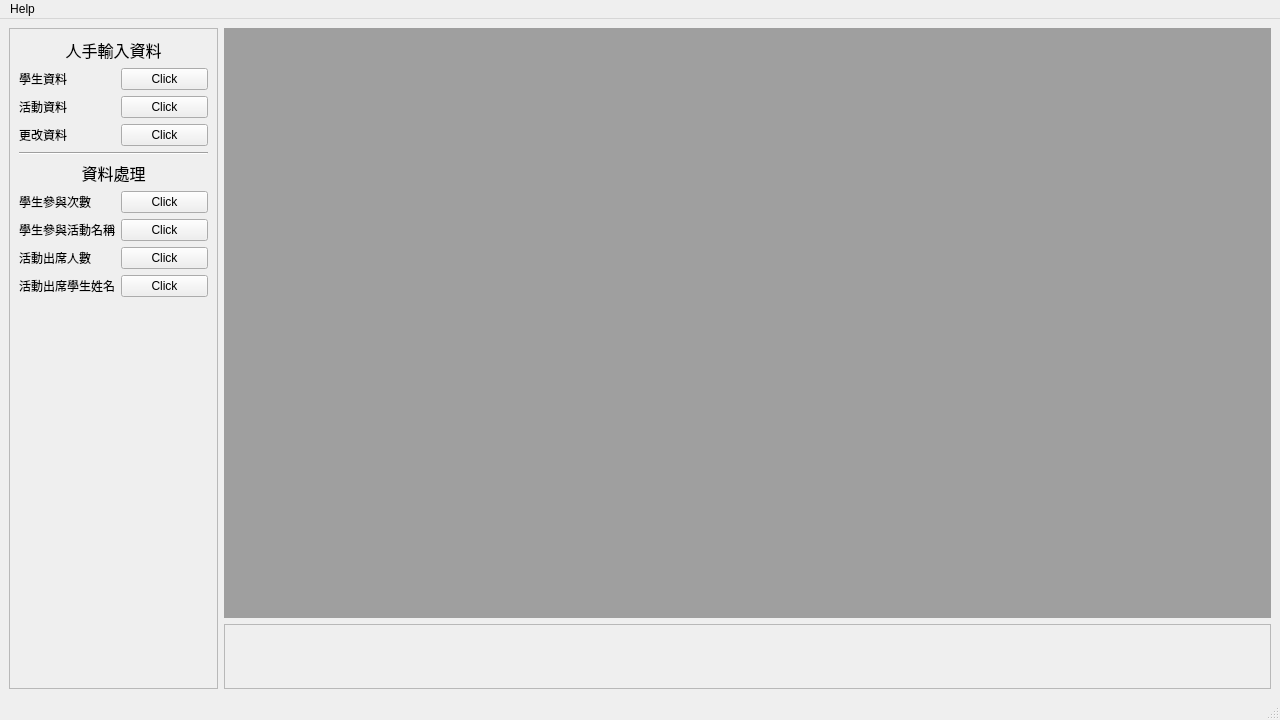
<?xml version="1.0" encoding="UTF-8"?>
<ui version="4.0">
 <class>MainWindow</class>
 <widget class="QMainWindow" name="MainWindow">
  <property name="geometry">
   <rect>
    <x>0</x>
    <y>0</y>
    <width>1280</width>
    <height>720</height>
   </rect>
  </property>
  <property name="windowTitle">
   <string>MainWindow</string>
  </property>
  <widget class="QWidget" name="centralwidget">
   <property name="sizePolicy">
    <sizepolicy hsizetype="Preferred" vsizetype="Preferred">
     <horstretch>0</horstretch>
     <verstretch>0</verstretch>
    </sizepolicy>
   </property>
   <layout class="QGridLayout" name="gridLayout">
    <item row="1" column="1">
     <widget class="QFrame" name="frame_2">
      <property name="sizePolicy">
       <sizepolicy hsizetype="Preferred" vsizetype="Preferred">
        <horstretch>0</horstretch>
        <verstretch>1</verstretch>
       </sizepolicy>
      </property>
      <property name="frameShape">
       <enum>QFrame::Shape::StyledPanel</enum>
      </property>
      <property name="frameShadow">
       <enum>QFrame::Shadow::Raised</enum>
      </property>
     </widget>
    </item>
    <item row="0" column="0" rowspan="2">
     <widget class="QFrame" name="frame">
      <property name="sizePolicy">
       <sizepolicy hsizetype="Preferred" vsizetype="Preferred">
        <horstretch>1</horstretch>
        <verstretch>0</verstretch>
       </sizepolicy>
      </property>
      <property name="frameShape">
       <enum>QFrame::Shape::StyledPanel</enum>
      </property>
      <property name="frameShadow">
       <enum>QFrame::Shadow::Raised</enum>
      </property>
      <layout class="QGridLayout" name="gridLayout_2">
       <item row="1" column="1">
        <widget class="QPushButton" name="manualStudentInfoButton">
         <property name="text">
          <string>Click</string>
         </property>
        </widget>
       </item>
       <item row="7" column="1">
        <widget class="QPushButton" name="studentParticipatesByEventButton">
         <property name="text">
          <string>Click</string>
         </property>
        </widget>
       </item>
       <item row="0" column="0" colspan="2">
        <widget class="QLabel" name="label_3">
         <property name="font">
          <font>
           <family>Microsoft JhengHei UI</family>
           <pointsize>12</pointsize>
          </font>
         </property>
         <property name="text">
          <string>人手輸入資料</string>
         </property>
         <property name="alignment">
          <set>Qt::AlignmentFlag::AlignCenter</set>
         </property>
        </widget>
       </item>
       <item row="4" column="0" colspan="2">
        <widget class="Line" name="line">
         <property name="orientation">
          <enum>Qt::Orientation::Horizontal</enum>
         </property>
        </widget>
       </item>
       <item row="6" column="0">
        <widget class="QLabel" name="label_5">
         <property name="text">
          <string>學生參與次數</string>
         </property>
        </widget>
       </item>
       <item row="7" column="0">
        <widget class="QLabel" name="label_6">
         <property name="text">
          <string>學生參與活動名稱</string>
         </property>
        </widget>
       </item>
       <item row="1" column="0">
        <widget class="QLabel" name="label_4">
         <property name="text">
          <string>學生資料</string>
         </property>
        </widget>
       </item>
       <item row="9" column="1">
        <widget class="QPushButton" name="studentEventTableWithCategoryAndNameButton">
         <property name="text">
          <string>Click</string>
         </property>
        </widget>
       </item>
       <item row="6" column="1">
        <widget class="QPushButton" name="studentParticipatesButton">
         <property name="text">
          <string>Click</string>
         </property>
        </widget>
       </item>
       <item row="10" column="0">
        <spacer name="verticalSpacer">
         <property name="orientation">
          <enum>Qt::Orientation::Vertical</enum>
         </property>
         <property name="sizeHint" stdset="0">
          <size>
           <width>20</width>
           <height>40</height>
          </size>
         </property>
        </spacer>
       </item>
       <item row="2" column="1">
        <widget class="QPushButton" name="manualEventInfoButton">
         <property name="text">
          <string>Click</string>
         </property>
        </widget>
       </item>
       <item row="8" column="1">
        <widget class="QPushButton" name="studentEventTableWithCategoryButton">
         <property name="text">
          <string>Click</string>
         </property>
        </widget>
       </item>
       <item row="9" column="0">
        <widget class="QLabel" name="label_8">
         <property name="text">
          <string>活動出席學生姓名</string>
         </property>
        </widget>
       </item>
       <item row="5" column="0" colspan="2">
        <widget class="QLabel" name="label_2">
         <property name="font">
          <font>
           <family>Microsoft JhengHei UI</family>
           <pointsize>12</pointsize>
          </font>
         </property>
         <property name="text">
          <string>資料處理</string>
         </property>
         <property name="alignment">
          <set>Qt::AlignmentFlag::AlignCenter</set>
         </property>
        </widget>
       </item>
       <item row="2" column="0">
        <widget class="QLabel" name="label">
         <property name="text">
          <string>活動資料</string>
         </property>
        </widget>
       </item>
       <item row="8" column="0">
        <widget class="QLabel" name="label_7">
         <property name="text">
          <string>活動出席人數</string>
         </property>
        </widget>
       </item>
       <item row="3" column="1">
        <widget class="QPushButton" name="manualEditInfoButton">
         <property name="text">
          <string>Click</string>
         </property>
        </widget>
       </item>
       <item row="3" column="0">
        <widget class="QLabel" name="label_9">
         <property name="text">
          <string>更改資料</string>
         </property>
        </widget>
       </item>
      </layout>
     </widget>
    </item>
    <item row="0" column="1">
     <widget class="QMdiArea" name="mdiArea">
      <property name="sizePolicy">
       <sizepolicy hsizetype="Expanding" vsizetype="Expanding">
        <horstretch>5</horstretch>
        <verstretch>9</verstretch>
       </sizepolicy>
      </property>
     </widget>
    </item>
   </layout>
  </widget>
  <widget class="QMenuBar" name="menubar">
   <property name="geometry">
    <rect>
     <x>0</x>
     <y>0</y>
     <width>1280</width>
     <height>33</height>
    </rect>
   </property>
   <widget class="QMenu" name="menuAbout">
    <property name="title">
     <string>Help</string>
    </property>
    <addaction name="actionAbout"/>
   </widget>
   <addaction name="menuAbout"/>
  </widget>
  <widget class="QStatusBar" name="statusbar"/>
  <action name="actionAbout">
   <property name="text">
    <string>About</string>
   </property>
  </action>
 </widget>
 <resources/>
 <connections/>
</ui>
